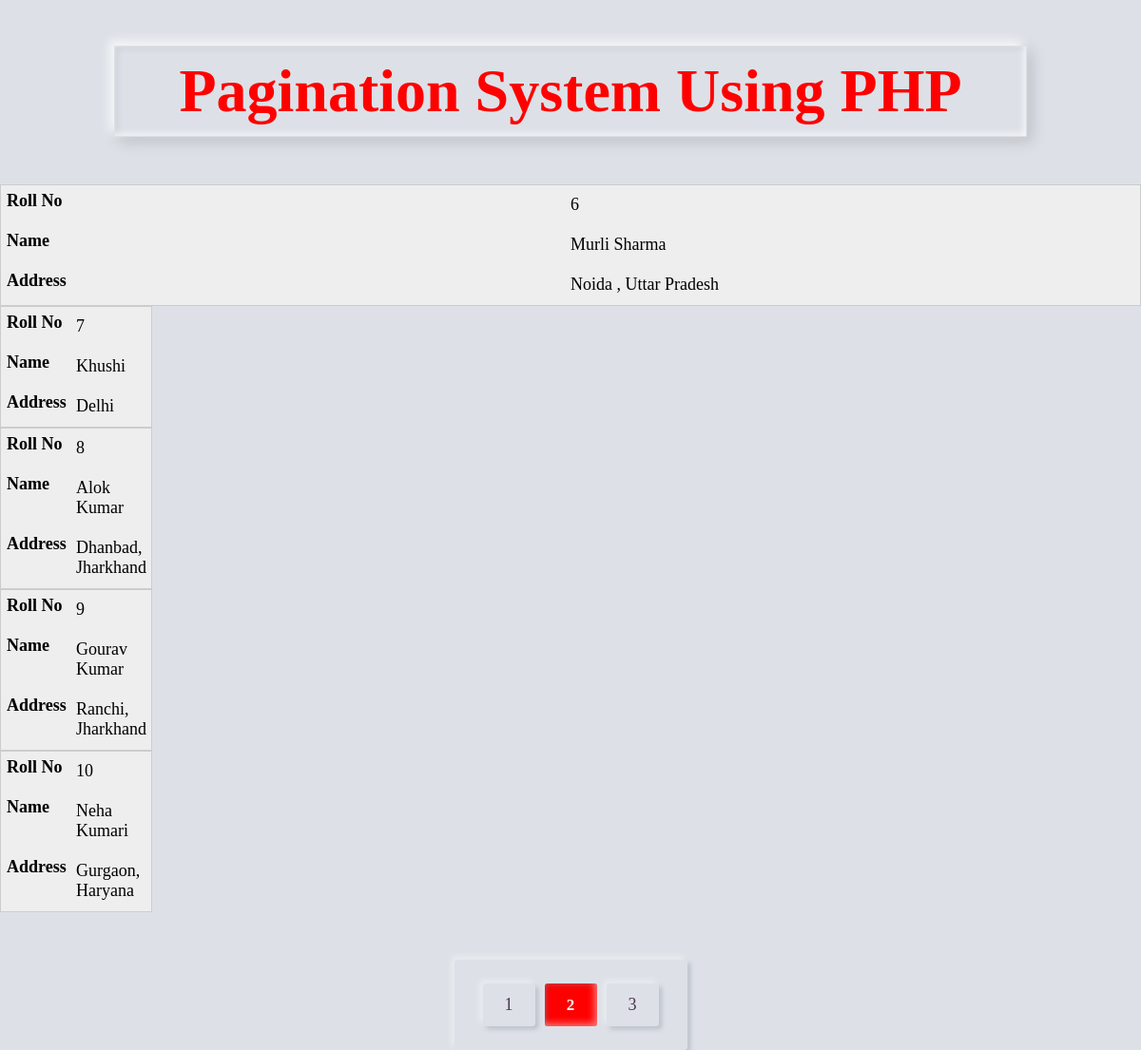
Page /?start=2 on the committed database.
### tables this page shows
CREATE TABLE `student_detail` (
  `Roll_no` int(8) NOT NULL,
  `Name` varchar(50) NOT NULL,
  `Address` varchar(255) NOT NULL
);

### index.php (the view, shortened to what this page needs)
<!DOCTYPE html>
<html lang="en">
<head>
    <link rel="stylesheet" href="style.css?v=<?php echo time(); ?>">
</head>
<body>
<div class="title_box">
    <h1>Pagination System Using PHP</h1>
</div>
<table class="attendance_table">
      <tbody id="table_tbody">
<?php
require 'conn.php';
$total_student =  "SELECT * FROM `Student_detail`";
$result = mysqli_query($conn, $total_student);
$start = 0;
$per_page = 5;
$current_page = 1;
if(isset($_GET['start']))
{
  $start = $_GET['start'];
  if($start<=0)
  {
     $start=0;
     $current_page=1;
  }
  else
  {
  $current_page = $start;
  $start --;
  $start = $start * $per_page;
}
}
$total_record = mysqli_num_rows($result);
$page_no = ceil($total_record/$per_page);
$student_detail =  "SELECT * FROM `student_detail` limit $start, $per_page";
$student_result = mysqli_query($conn, $student_detail);
if(mysqli_num_rows($student_result)>0)
{
while($detail = mysqli_fetch_array($student_result))
{
?>
      <tr class="table_tr">
          <td class="table_td" data-column="Roll No"><?php echo $detail['Roll_no'];?></td>
          <td class="table_td" data-column="Name"><?php echo $detail['Name'];?></td>
          <td class="table_td" data-column="Address"><?php echo $detail['Address'];?></td>
        </tr>
        </tbody>
        <?php
    }
}
else{
    echo '<div class="no_record">
    <h1 id="no_title">No records found.</h1>
    </div>
    ';
}
?>
</table>
<div class="page_count">
<div class="page_container">
  <ul class="pagination">
<?php
for($i=1; $i<=$page_no; $i++ )
{
  if($current_page == $i)
  {
?>
    <li class="active"><a href="javascript:void(0)"><?php echo $i ?></a></li>
    <?php
}
else
{
?>
  <li ><a href="?start=<?php echo $i ?>"><?php echo $i ?></a></li>
<?php
}
}
?>
  </ul>
</div>
</div>
</body>
</html>

### style.css (style rules this page uses)
* { margin: 0; padding: 0; box-sizing: border-box; }
body { background-color: #dde1e7; }
.title_box { display: flex; justify-content: center; align-items: center; flex-wrap: wrap; width: 80%; margin-left: 10%; margin-right: 10%; margin-top: 4%; font-size: 2rem; border: 1px solid #dde1e7; color: red; padding-top: 10px; padding-bottom: 10px; height: auto; background-color: #dde1e7 ; box-shadow: -5px -5px 10px rgba(255,255,255,0.8), 5px 5px 15px rgba(0, 0, 0, 0.155), inset -2px -2px 6px rgba(255,255,255,0.8), inset 2px 2px 6px rgba(0, 0, 0, 0.1); }
.attendance_table { width: 750px; border-collapse: collapse; margin:50px auto; }
.table_tr:nth-of-type(odd) { background: #eee; }
.table_td, .table_th { padding: 10px; border: 1px solid #ccc; text-align: left; font-size: 18px; }
@media only screen and (max-width: 760px),
  (min-device-width: 768px) and (max-device-width: 1024px) { .attendance_table { width: 100%; } }
@media only screen and (max-width: 760px),
  (min-device-width: 768px) and (max-device-width: 1024px) { .attendance_table, #table_thead, #table_tbody, .table_th, .table_td, .table_tr { display: block; } }
@media only screen and (max-width: 760px),
  (min-device-width: 768px) and (max-device-width: 1024px) { .table_tr { border: 1px solid #ccc; } }
@media only screen and (max-width: 760px),
  (min-device-width: 768px) and (max-device-width: 1024px) { .table_td { border: none; border-bottom: 1px solid #eee; position: relative; padding-left: 50%; } }
@media only screen and (max-width: 760px),
  (min-device-width: 768px) and (max-device-width: 1024px) { .table_td:before { position: absolute; top: 6px; left: 6px; width: 45%; padding-right: 10px; white-space: nowrap; content: attr(data-column); color: #000; font-weight: bold; } }
.page_count { display: grid; height: 100%; place-items: center; text-align: center; background: #dde1e7; }
.page_container { background: #dde1e7; padding: 25px; border-radius: 3px; box-shadow: -3px -3px 7px #ffffff73, 3px 3px 5px rgba(94, 104, 121, 0.288); }
.pagination { display: flex; list-style: none; }
.pagination li { flex: 1; margin: 0px 5px; background: #dde1e7; border-radius: 3px; box-shadow: -3px -3px 7px #ffffff73, 3px 3px 5px rgba(94, 104, 121, 0.288); }
.pagination li a { font-size: 18px; text-decoration: none; color: #4d3252; height: 45px; width: 55px; display: block; line-height: 45px; }
.pagination li.active { box-shadow: inset -3px -3px 7px #ffffff73, inset 3px 3px 5px rgba(94, 104, 121, 0.288); background-color: red; }
.pagination li.active a { font-size: 17px; color: white; font-weight: 900; }

### rows in the picture
student_detail: Roll_no "6", Name "Murli Sharma", Address "Noida , Uttar Pradesh"
student_detail: Roll_no "7", Name "Khushi", Address "Delhi"
student_detail: Roll_no "8", Name "Alok Kumar", Address "Dhanbad, Jharkhand"
student_detail: Roll_no "9", Name "Gourav Kumar", Address "Ranchi, Jharkhand"
student_detail: Roll_no "10", Name "Neha Kumari", Address "Gurgaon, Haryana"
